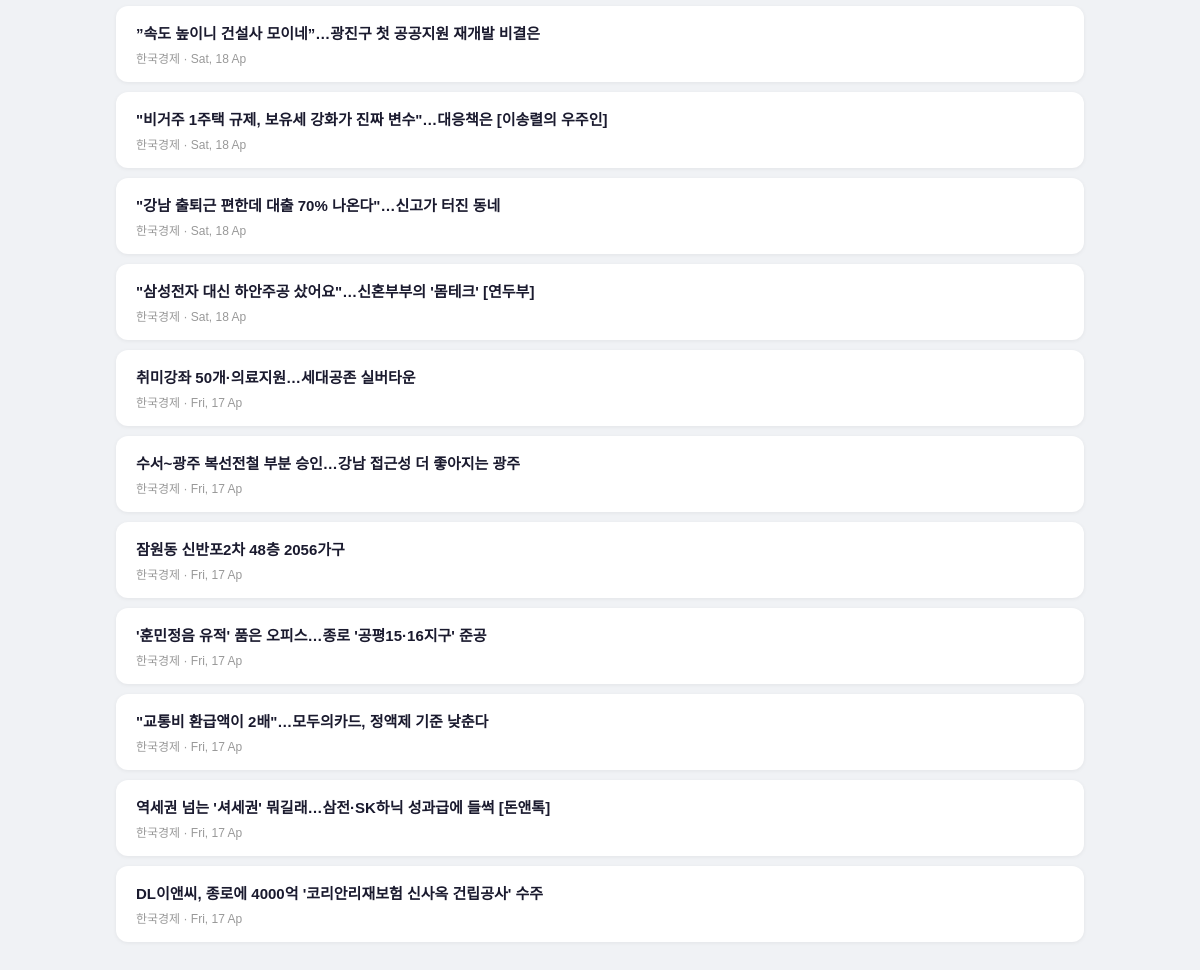
Page /realestate (lower part) on the earlier database version.
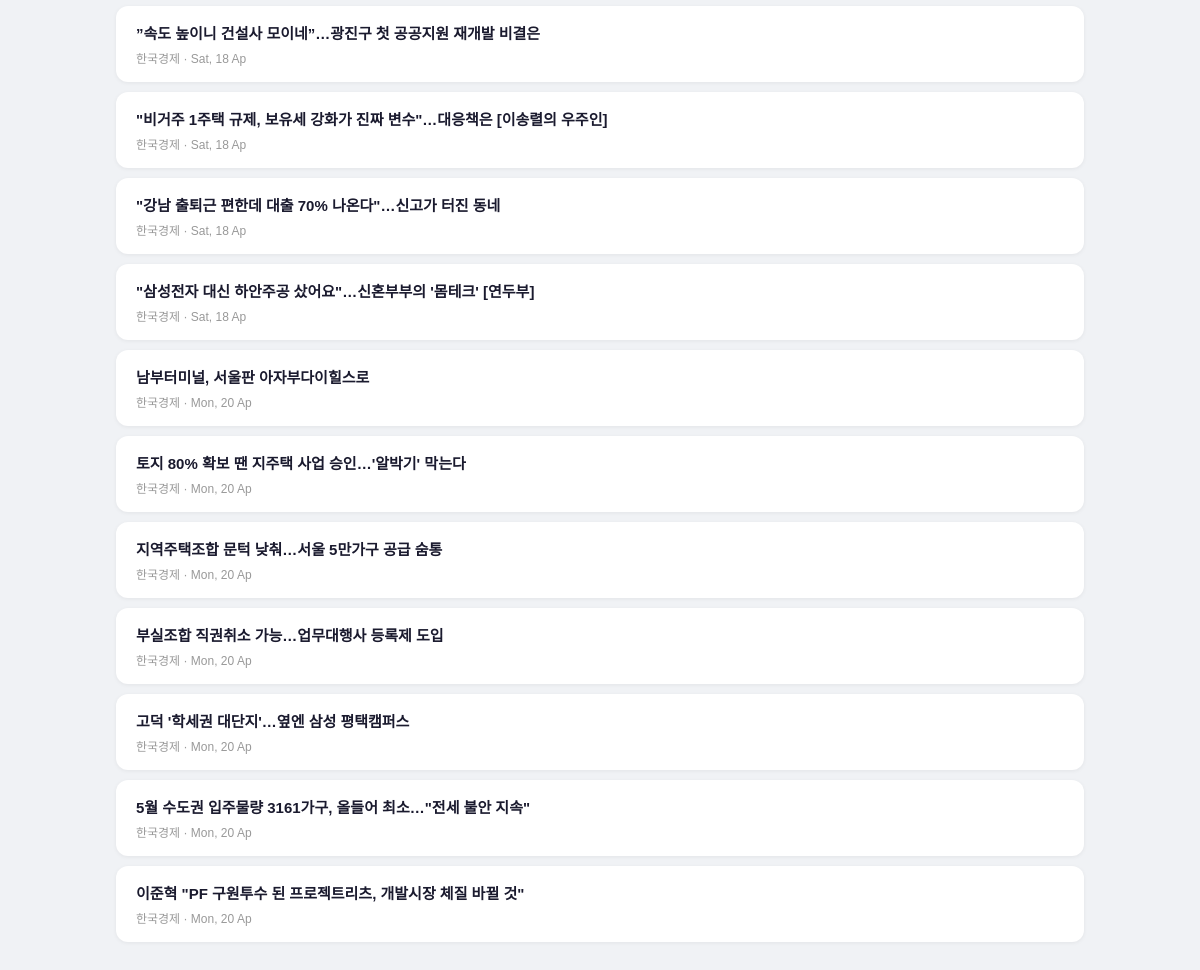
Same page on the later database version.
### tables this page shows
CREATE TABLE articles (
            id       INTEGER PRIMARY KEY AUTOINCREMENT,
            title    TEXT NOT NULL,
            link     TEXT,
            source   TEXT,
            category TEXT,
            date     TEXT
        );

### app.py (the view)
@app.route("/realestate")
def realestate():
    articles = get_articles("부동산")
    return render_template("realestate.html", articles=articles)

### app.py (called while the page is built, shortened)
def get_articles(category=None):
    conn = sqlite3.connect(DB)
    c = conn.cursor()
    if category:
        c.execute("""
            SELECT id, title, link, source, category, date
            FROM articles WHERE category=?
            ORDER BY date DESC LIMIT 20
        """, (category,))
    rows = c.fetchall()
    conn.close()
    return [{"id": r[0], "title": r[1], "link": r[2], "source": r[3], "category": r[4], "date": r[5]} for r in rows]

### templates/realestate.html (shortened to what this page needs)
<!DOCTYPE html>
<html lang="ko">
<head>
</head>
<body>
<div class="container">
  {% for article in articles %}
  <div class="article-card">
    <h4><a href="{{ article['link'] }}" target="_blank" rel="noreferrer">{{ article['title'] }}</a></h4>
    <div class="meta">{{ article['source'] }} · {{ article['date'] }}</div>
  </div>
  {% endfor %}
</div>
</body>
</html>

Differences in the rows shown:
no longer on this page (row unchanged): articles: title "취미강좌 50개·의료지원…세대공존 실버타운", source "한국경제", date "Fri, 17 Ap"
no longer on this page (row unchanged): articles: title "수서~광주 복선전철 부분 승인…강남 접근성 더 좋아지는 광주", source "한국경제", date "Fri, 17 Ap"
no longer on this page (row unchanged): articles: title "잠원동 신반포2차 48층 2056가구", source "한국경제", date "Fri, 17 Ap"
no longer on this page (row unchanged): articles: title "'훈민정음 유적' 품은 오피스…종로 '공평15·16지구' 준공", source "한국경제", date "Fri, 17 Ap"
no longer on this page (row unchanged): articles: title "\"교통비 환급액이 2배\"…모두의카드, 정액제 기준 낮춘다", source "한국경제", date "Fri, 17 Ap"
no longer on this page (row unchanged): articles: title "역세권 넘는 '셔세권' 뭐길래…삼전·SK하닉 성과급에 들썩 [돈앤톡]", source "한국경제", date "Fri, 17 Ap"
no longer on this page (row unchanged): articles: title "DL이앤씨, 종로에 4000억 '코리안리재보험 신사옥 건립공사' 수주", source "한국경제", date "Fri, 17 Ap"
added articles: title "남부터미널, 서울판 아자부다이힐스로", source "한국경제", date "Mon, 20 Ap"
added articles: title "토지 80% 확보 땐 지주택 사업 승인…'알박기' 막는다", source "한국경제", date "Mon, 20 Ap"
added articles: title "지역주택조합 문턱 낮춰…서울 5만가구 공급 숨통", source "한국경제", date "Mon, 20 Ap"
added articles: title "부실조합 직권취소 가능…업무대행사 등록제 도입", source "한국경제", date "Mon, 20 Ap"
added articles: title "고덕 '학세권 대단지'…옆엔 삼성 평택캠퍼스", source "한국경제", date "Mon, 20 Ap"
added articles: title "5월 수도권 입주물량 3161가구, 올들어 최소…\"전세 불안 지속\"", source "한국경제", date "Mon, 20 Ap"
added articles: title "이준혁 \"PF 구원투수 된 프로젝트리츠, 개발시장 체질 바뀔 것\"", source "한국경제", date "Mon, 20 Ap"
